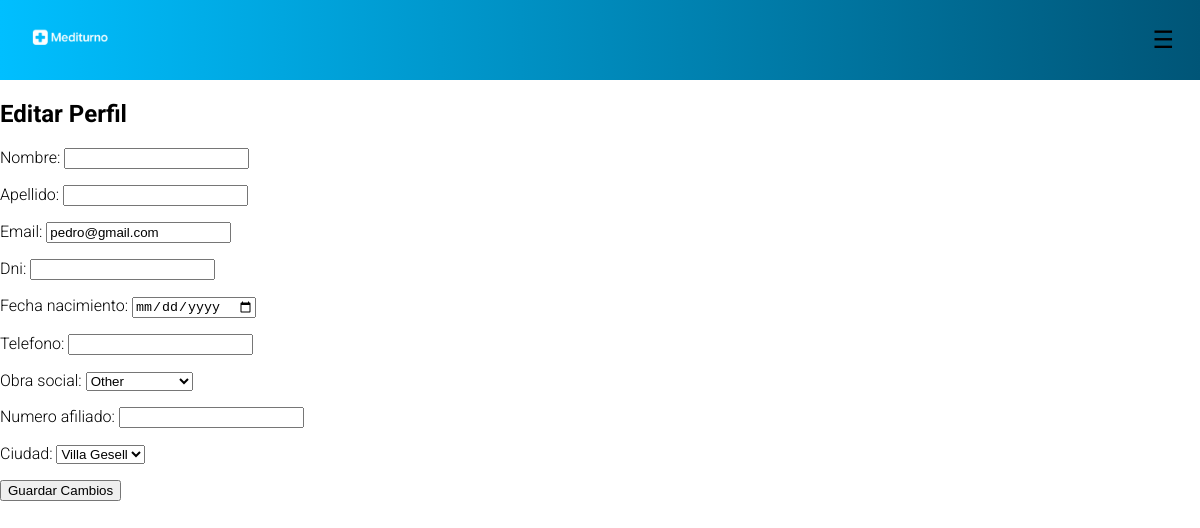
Page /users/edit_profile/ (signed in) on the earlier database version.
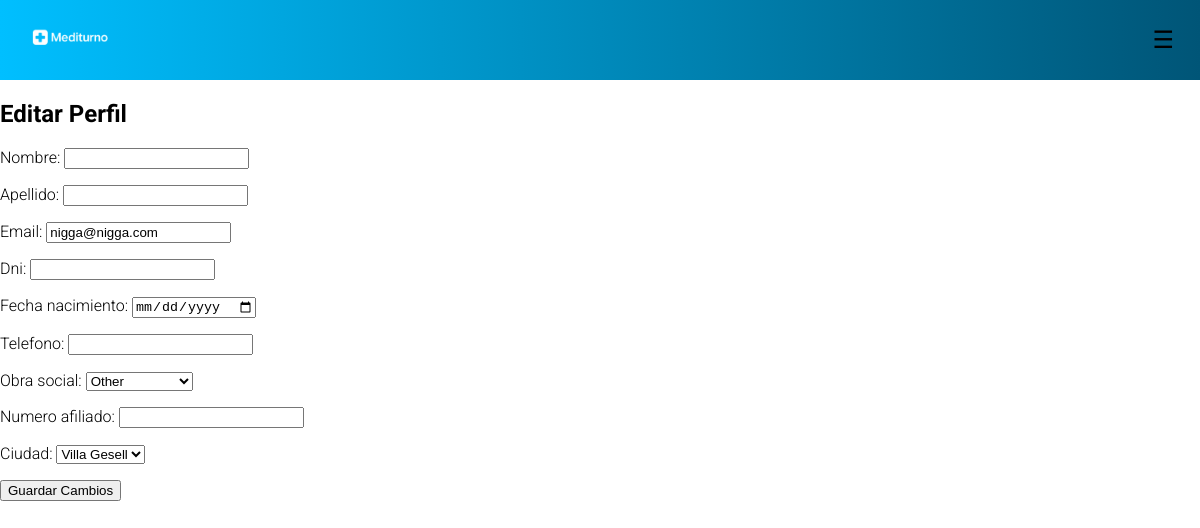
Same page on the later database version.
### users/models.py (models this page shows, shortened)
class CustomUser(AbstractUser):
    objects = CustomUserManager()
    USER_TYPES = (
        ('user', 'User'),
        ('medic', 'Medic'),
        ('clinic', 'Clinic'),
    )
    OBRA_SOCIAL_CHOICES = (
        ('osde', 'OSDE'),
        ('swiss_medical', 'Swiss Medical'),
        ('galeno', 'Galeno'),
        ('medife', 'Medifé'),
        ('other', 'Other')
    )
    CIUDAD_CHOICES = (
        ('villa_gesell', 'Villa Gesell'),
        ('pinamar', 'Pinamar'),
        ('madariaga', 'Madariaga'),
    )
    role = models.CharField(max_length=10, choices=USER_TYPES, default='user', blank=True, null=True)
    obra_social = models.CharField(
        max_length=20,
        choices=OBRA_SOCIAL_CHOICES,
        default='other',
        blank=True,
        null=True
    )
    numero_afiliado = models.CharField(
        max_length=20,
        unique=True,
        null=True,
        blank=True,
        validators=[
            RegexValidator(
                regex=r'^\d{8,12}$',
                message="Número de afiliado debe contener entre 8 y 12 dígitos numéricos",
                code='invalid_numero_afiliado'
            )
        ]
    )
    dni = models.CharField(
        max_length=8,
        null=True,
        blank=True,
        validators=[
            RegexValidator(
                regex=r'^\d{8}$',
                message="El DNI debe contener exactamente 8 dígitos numéricos",
                code='invalid_dni'
            )
        ]
    )
    email = models.EmailField(unique=True)
    nombre = models.CharField(max_length=50,blank=True,null=True)
    apellido = models.CharField(max_length=50, blank=True, null=True)
    fecha_nacimiento = models.DateField(validators=[validate_birth_date], blank=True, null=True)
    telefono = models.CharField(
        max_length=15,
        blank=True,
        null=True,
        validators=[
            RegexValidator(
                regex=r'^\+?\d{7,15}$',
                message="El teléfono debe contener entre 7 y 15 dígitos, opcionalmente con un prefijo internacional.",
                code='invalid_telefono'
            )
        ]
    )
    ciudad = models.CharField(
        max_length=50,
        choices=CIUDAD_CHOICES,
        default='villa_gesell',
        blank=True,
        null=True
    )
    direccion = models.CharField(
        max_length=2048,
        blank=True,
        null=True
    )

### users/views.py (the view)
# urls.py: path('edit_profile/', edit_profile, name='edit_profile'),
@login_required(login_url='/users/login/')
def edit_profile(request):
    user = request.user
    if request.method == 'POST':
        form = CustomUserUpdateForm(request.POST, instance=user)
        if form.is_valid():
            form.save()
            return redirect("users:home")
    else:
        form = CustomUserUpdateForm(instance=user)
    return render(request, 'users/edit_profile.html', {'form': form})

### users/forms.py
class CustomUserUpdateForm(forms.ModelForm):
    class Meta:
        model = CustomUser
        fields = [
            'nombre', 'apellido', 'email', 'dni', 'fecha_nacimiento', 'telefono',
            'obra_social', 'numero_afiliado', 'ciudad'
        ]
        widgets = {
            'fecha_nacimiento': forms.DateInput(attrs={'type': 'date'}),
        }

### users/templates/users/edit_profile.html (shortened to what this page needs)
{% load static %}
<!DOCTYPE html>
<html lang="es">
<head>
    <link rel="stylesheet" href="{% static 'css/global.css' %}">
    <link rel="stylesheet" href="{% static 'users/css/map.css' %}">
</head>
<body>
    {% include "includes/header.html" %}
    <h2>Editar Perfil</h2>
    <form method="post">
        {{ form.as_p }}
        <button type="submit">Guardar Cambios</button>
    </form>
</body>
</html>

Differences in the rows shown:
changed CustomUser "Other": email "pedro@gmail.com" → "nigga@nigga.com"
